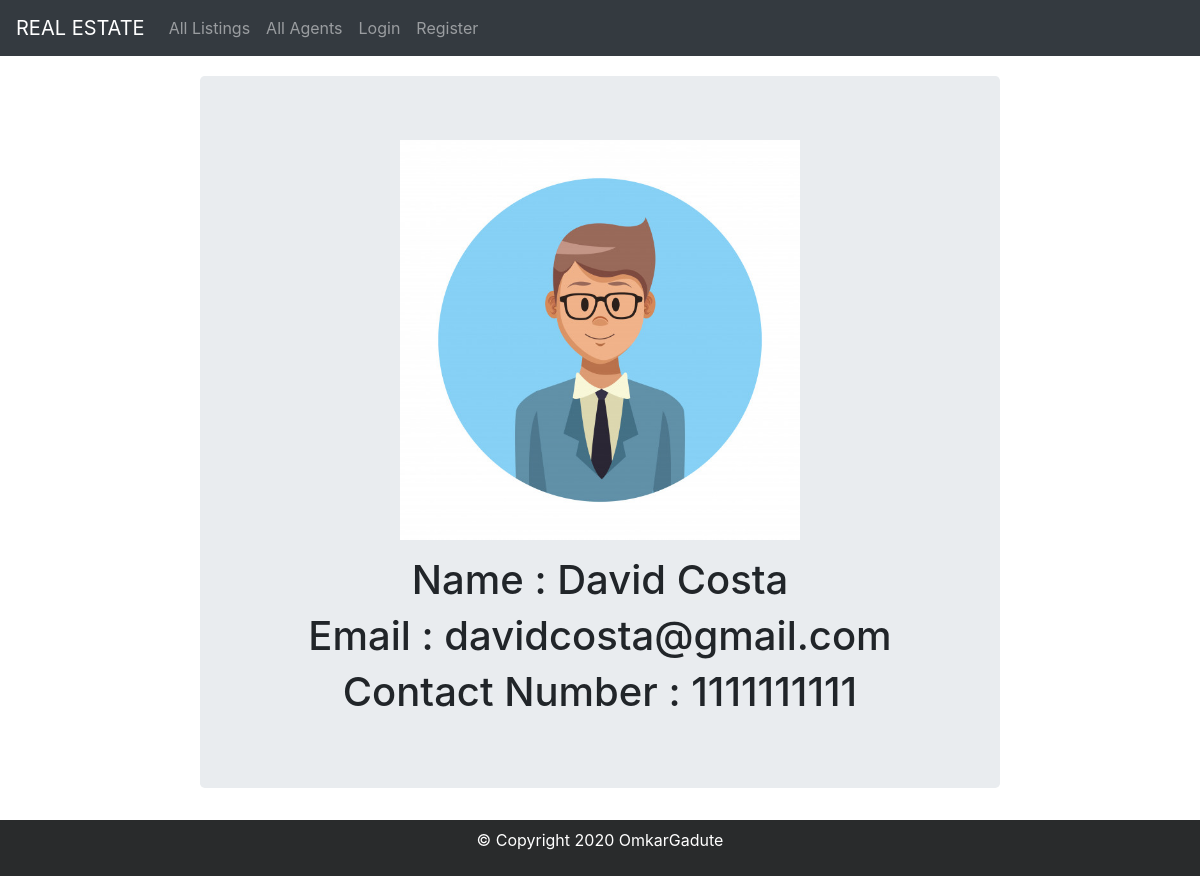
Page /accounts/profile/agent/David/ on the committed database.
### accounts/models.py (models this page shows, shortened)
class Agent(models.Model):
    username = models.ForeignKey(User,on_delete=models.CASCADE)
    first_name = models.CharField(max_length=50,null=True,blank=True)
    last_name = models.CharField(max_length=50,null=True,blank=True)
    email = models.EmailField(max_length=100,unique=True,blank=True)
    phone_number = models.CharField(max_length=10,unique=True,blank=True,null=True)
    profile_image = models.ImageField(upload_to='images/agents/', blank=True)
    slug = models.SlugField(null=True,blank=True,unique=True)

### accounts/views.py (the view)
# urls.py: path('profile/agent/<slug:slug>/',views.AgentDetailView.as_view(), name = 'agent'),
class AgentDetailView(DetailView):
    model = Agent
    template_name = 'accounts/detail_agent.html'

### accounts/templates/accounts/detail_agent.html (shortened to what this page needs)
{% extends 'accounts/base.html'%}
{% block content %}
<div class="container jumbotron"style="margin-top: 20px; width:800px;" >
    <div  style="display: flex; flex-direction: column; justify-content: center; align-items: center;">
        <img src="{{agent.profile_image.url}}" alt="..." height="400", width="400" >
        <h1>Name : {{agent.first_name}} {{agent.last_name}}</h1>
        <h1>Email : {{agent.email}}</h1>
        <h1>Contact Number : {{agent.phone_number}}</h1>
    </div>
</div>
{% endblock content %}

### rows in the picture
Agent: profile_image (picture), first_name "David", last_name "Costa", email "davidcosta@gmail.com", phone_number "1111111111"
